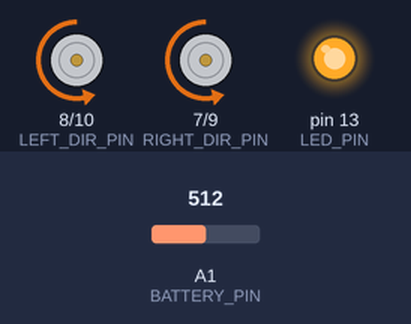
The sketch below on a simulated Arduino Uno, built with avr-gcc and run on an emulated ATmega328P. Parts: direction and speed pins drawn as motors (green arrow = direction pin HIGH = forward, orange = LOW = backward, longer = more drive), output pins drawn as LEDs (lit = HIGH). The test bench sets the inputs (shaded band); at power-on: A1 (BATTERY_PIN) = 512. The ROS host is connected and sends only what is stated; not simulated (calls return 0 or success): arduino_secrets.h; what the sketch prints to the serial monitor is not drawn.

Above: at 0.1 s.
At 0.7 s:
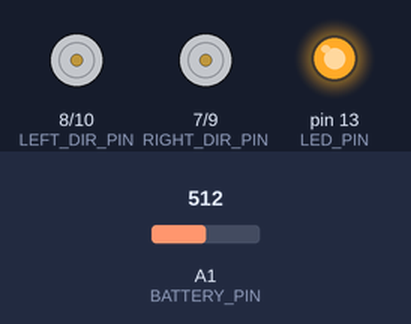
Timing chart, 0 to 2.2 s (numbered marks = the images above):
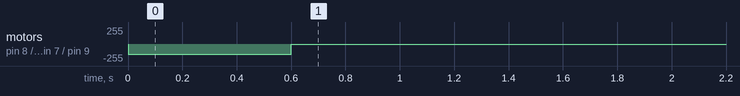

The sketch:

ZumoMicroROS_Basic.ino
```cpp
#include <micro_ros_arduino.h>
#include <stdio.h>
#include <rcl/rcl.h>
#include <rcl/error_handling.h>
#include <rclc/rclc.h>
#include <rclc/executor.h>

#include <std_msgs/msg/int32.h>
#include <std_msgs/msg/float32_multi_array.h>
#include "arduino_secrets.h"

// --- Motor Pins (Zumo Shield v1.2) ---
#define RIGHT_DIR_PIN 7
#define LEFT_DIR_PIN  8
#define RIGHT_PWM_PIN 9
#define LEFT_PWM_PIN  10
#define LED_PIN 13
#define BATTERY_PIN A1

// --- Telemetry Objects ---
rcl_publisher_t telemetry_pub;
std_msgs__msg__Float32MultiArray telemetry_msg;
float telemetry_data[3]; // Optimizing: sending only Batt, L_Speed, R_Speed (12 bytes vs 72 bytes)

// --- Motor Settings ---
#define MAX_SPEED 255
#define DEADBAND 20
#define FLIP_RIGHT_MOTOR false

// --- Macros ---
#define RCCHECK(fn) { rcl_ret_t temp_rc = fn; if((temp_rc != RCL_RET_OK)){error_loop();}}
#define RCSOFTCHECK(fn) { rcl_ret_t temp_rc = fn; if((temp_rc != RCL_RET_OK)){}}

// --- Function Prototypes ---
void error_loop();
void setLeftSpeed(int speed);
void setRightSpeed(int speed);

// --- ROS Objects ---
rcl_subscription_t subscriber;
std_msgs__msg__Int32 msg;
rclc_executor_t executor;
rclc_support_t support;
rcl_allocator_t allocator; // Global allocator to prevent stack corruption
rcl_node_t node;

// --- Globals ---
unsigned long lastMessageTime = 0;
int current_left_speed = 0;
int current_right_speed = 0;

void error_loop(){
  while(1){
    digitalWrite(LED_PIN, !digitalRead(LED_PIN));
    delay(100);
  }
}

void subscription_callback(const void * msgin)
{
  const std_msgs__msg__Int32 * msg = (const std_msgs__msg__Int32 *)msgin;

  lastMessageTime = millis();

  // Unpack Int32: High 16 bits = Steering, Low 16 bits = Throttle
  // Using int16_t casts to handle negative numbers correctly
  int16_t throttle = (int16_t)(msg->data & 0xFFFF);
  int16_t steering = (int16_t)(msg->data >> 16);

  // Deadband (already handled in controller, but good to keep)
  if (abs(throttle) < DEADBAND) throttle = 0;
  if (abs(steering) < DEADBAND) steering = 0;

  // Mixing
  int leftSpeed = throttle - steering;
  int rightSpeed = throttle + steering;

  // Constrain
  leftSpeed = constrain(leftSpeed, -MAX_SPEED, MAX_SPEED);
  rightSpeed = constrain(rightSpeed, -MAX_SPEED, MAX_SPEED);

  setLeftSpeed(leftSpeed);
  setRightSpeed(rightSpeed);
}

void setup() {
  Serial.begin(115200);
  Serial.println("Zumo Micro-ROS Node Starting...");

  pinMode(LED_PIN, OUTPUT);
  digitalWrite(LED_PIN, HIGH);

  // Initialize Motor Pins
  pinMode(RIGHT_DIR_PIN, OUTPUT);
  pinMode(LEFT_DIR_PIN, OUTPUT);
  pinMode(RIGHT_PWM_PIN, OUTPUT);
  pinMode(LEFT_PWM_PIN, OUTPUT);

  // Quick 600ms motor spin test on boot to verify motor driver
  setLeftSpeed(150);
  setRightSpeed(150);
  delay(600);
  setLeftSpeed(0);
  setRightSpeed(0);

  char agent_ip[] = "192.168.8.223";
  size_t agent_port = 8888;

  // Standard Transport
  set_microros_wifi_transports(SECRET_SSID, SECRET_PASS, agent_ip, agent_port);

  allocator = rcl_get_default_allocator();

  //create init_options
  RCCHECK(rclc_support_init(&support, 0, NULL, &allocator));

  // create node
  RCCHECK(rclc_node_init_default(&node, "zn", "", &support)); // "zumo_node" -> "zn"

  // create subscriber
  RCCHECK(rclc_subscription_init_best_effort(
    &subscriber,
    &node,
    ROSIDL_GET_MSG_TYPE_SUPPORT(std_msgs, msg, Int32),
    "cmd_vel"));

  // create telemetry publisher
  RCCHECK(rclc_publisher_init_best_effort(
    &telemetry_pub,
    &node,
    ROSIDL_GET_MSG_TYPE_SUPPORT(std_msgs, msg, Float32MultiArray),
    "zt")); // "zumo_telemetry" -> "zt"

  // create executor (1 handle: 1 sub) - Timer removed to save RAM
  RCCHECK(rclc_executor_init(&executor, &support.context, 1, &allocator));
  RCCHECK(rclc_executor_add_subscription(&executor, &subscriber, &msg, &subscription_callback, ON_NEW_DATA));
}

void loop() {
  // 10ms timeout for better responsiveness
  RCSOFTCHECK(rclc_executor_spin_some(&executor, RCL_MS_TO_NS(10)));

  // --- Telemetry Section (Run every 100ms) ---
  static unsigned long lastTelemetryTime = 0;
  if (millis() - lastTelemetryTime > 100) {
    lastTelemetryTime = millis();

    // 1. Read Battery (Zumo uses 3/2 divider on A1)
    float battery_mv = (float)analogRead(BATTERY_PIN) * (5000.0f / 1023.0f) * 1.5f;

    // 2. Populate Data (Reduced set)
    telemetry_data[0] = battery_mv;
    telemetry_data[1] = (float)current_left_speed;
    telemetry_data[2] = (float)current_right_speed;

    // 3. Publish
    telemetry_msg.data.data = telemetry_data;
    telemetry_msg.data.size = 3;
    telemetry_msg.data.capacity = 3;

    RCSOFTCHECK(rcl_publish(&telemetry_pub, &telemetry_msg, NULL));
  }

  // Safety Timeout: Stop motors if no message for 2 seconds
  if (millis() - lastMessageTime > 2000) {
    setLeftSpeed(0);
    setRightSpeed(0);
  }

  // Heartbeat debug every 1 second
  static unsigned long lastHeartbeat = 0;
  if (millis() - lastHeartbeat > 1000) {
    lastHeartbeat = millis();
    Serial.println("Alive...");
  }
}

void setLeftSpeed(int speed) {
  current_left_speed = speed; // Update global for telemetry
  bool reverse = false;
  if (speed < 0) {
    speed = -speed;
    reverse = true;
  }
  if (speed > MAX_SPEED) speed = MAX_SPEED;
  digitalWrite(LEFT_DIR_PIN, reverse ? HIGH : LOW);
  analogWrite(LEFT_PWM_PIN, speed);
}

void setRightSpeed(int speed) {
  current_right_speed = speed; // Update global for telemetry
  bool reverse = false;
  if (speed < 0) {
    speed = -speed;
    reverse = true;
  }
  if (speed > MAX_SPEED) speed = MAX_SPEED;

  // Apply Flip Logic
  if (FLIP_RIGHT_MOTOR) reverse = !reverse;

  digitalWrite(RIGHT_DIR_PIN, reverse ? HIGH : LOW);
  analogWrite(RIGHT_PWM_PIN, speed);
}
```
